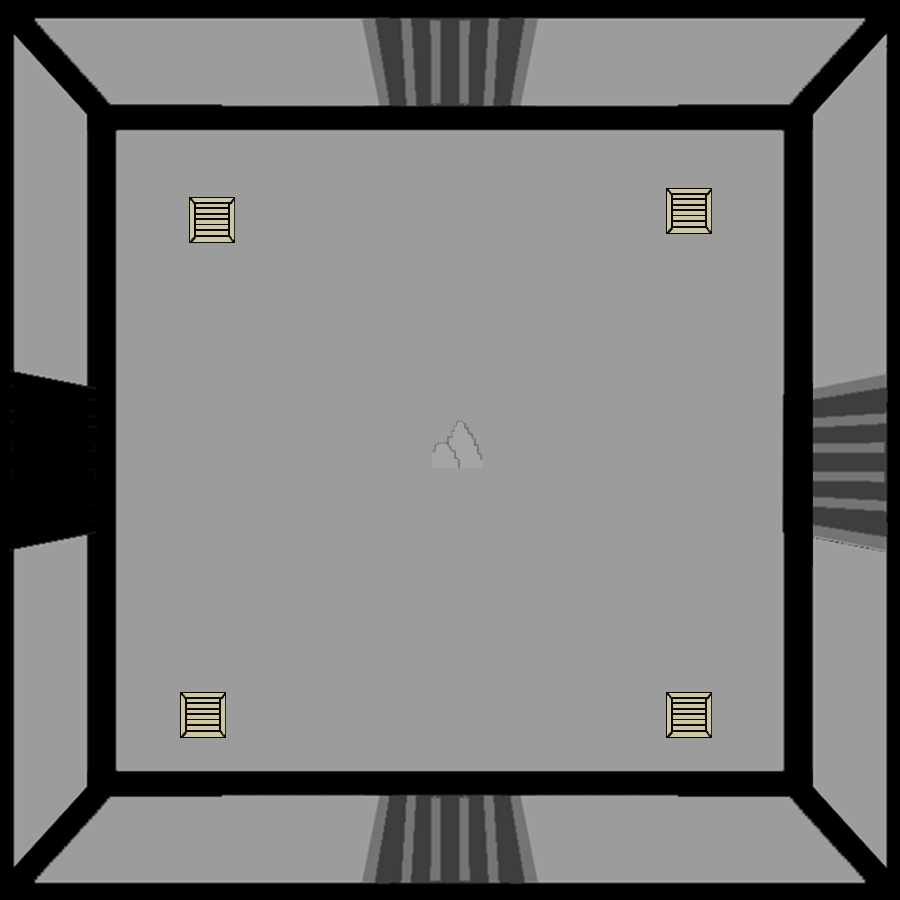

This game map was drawn from its Tiled (.tmx) file and the tilesets committed beside it. A one-line description and the trimmed map source follow:
An orthogonal 100x100 tile map with 9x9 px tiles, 2 tile layers (SALA, CAJAS Y ROCAS), 3 tilesets.

<map version="1.2" tiledversion="1.3.3" orientation="orthogonal" renderorder="right-down" width="100" height="100" tilewidth="9" tileheight="9" infinite="0" nextlayerid="3" nextobjectid="1">
 <tileset firstgid="1" source="PRISION7.tsx" />
 <tileset firstgid="10001" source="CAJA.tsx" />
 <tileset firstgid="10026" source="ROCAS.tsx" />
 <layer id="1" name="SALA" width="100" height="100">
  <data>[10000 cells, 10000 non-empty, 10000 distinct tile ids]</data>
 </layer>
 <layer id="2" name="CAJAS Y ROCAS" width="100" height="100">
  <data>[10000 cells, 837 non-empty, 762 distinct tile ids]</data>
 </layer>
</map>
